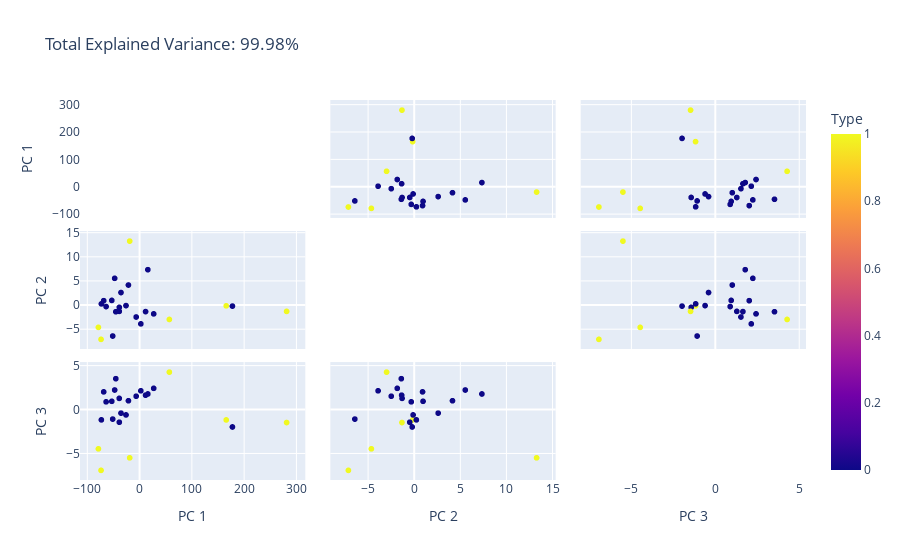

The cell this chart's notebook holds for it:
### Code cell
data['predictions'] = ifc.predict(X)
data['predictions'] = np.where(data['predictions']==-1,1,0)

n_components = 3
pca = PCA(n_components=n_components)
components = pca.fit_transform(data.iloc[:,2:].values.round(decimals=3))

total_var = pca.explained_variance_ratio_.sum() * 100

labels = {str(i): f"PC {i+1}" for i in range(n_components)}
labels['color'] = 'Type'

fig = px.scatter_matrix(
    components,
    color=data['predictions'],
    dimensions=range(n_components),
    labels=labels,
    title=f'Total Explained Variance: {total_var:.2f}%',
)
fig.update_traces(diagonal_visible=False)
fig.show()

### Figure 1 — Plotly figure (JSON) as saved in the notebook; plotly's stock layout.template omitted (floating-point values rounded to 4 significant figures)
{"data": [{"diagonal": {"visible": false}, "dimensions": [{"axis": {"matches": true}, "label": "PC 1", "values": [-45.35, -38.76, 2.588, 166.1, -21.21, -73.66, -53.09, -18.8, -25.83, -35.44, 16.01, -63.99, 11.63, -73.02, -6.419, 57.22, -38.68, -68.61, 178.0, -78.7, -47.57, 281.7, 27.2, -51.36]}, {"axis": {"matches": true}, "label": "PC 2", "values": [-1.35, -1.268, -3.872, -0.1228, 4.207, -7.097, 1.007, 13.34, -0.07175, 2.65, 7.401, -0.2714, -1.316, 0.2858, -2.444, -2.952, -0.4358, 0.955, -0.1714, -4.601, 5.597, -1.278, -1.793, -6.399]}, {"axis": {"matches": true}, "label": "PC 3", "values": [3.554, 1.307, 2.169, -1.157, 1.035, -6.921, 0.9703, -5.488, -0.5878, -0.3809, 1.808, 0.9083, 1.67, -1.15, 1.553, 4.306, -1.417, 2.047, -1.963, -4.459, 2.263, -1.455, 2.452, -1.061]}], "hovertemplate": "%{xaxis.title.text}=%{x}<br>%{yaxis.title.text}=%{y}<br>Type=%{marker.color}<extra></extra>", "legendgroup": "", "marker": {"color": [0, 0, 0, 1, 0, 1, 0, 1, 0, 0, 0, 0, 0, 0, 0, 1, 0, 0, 0, 1, 0, 1, 0, 0], "coloraxis": "coloraxis", "symbol": "circle"}, "name": "", "showlegend": false, "type": "splom"}], "layout": {"coloraxis": {"colorbar": {"title": {"text": "Type"}}, "colorscale": [[0, "#0d0887"], [0.1111, "#46039f"], [0.2222, "#7201a8"], [0.3333, "#9c179e"], [0.4444, "#bd3786"], [0.5556, "#d8576b"], [0.6667, "#ed7953"], [0.7778, "#fb9f3a"], [0.8889, "#fdca26"], [1, "#f0f921"]]}, "dragmode": "select", "legend": {"tracegroupgap": 0}, "title": {"text": "Total Explained Variance: 99.98%"}}}
